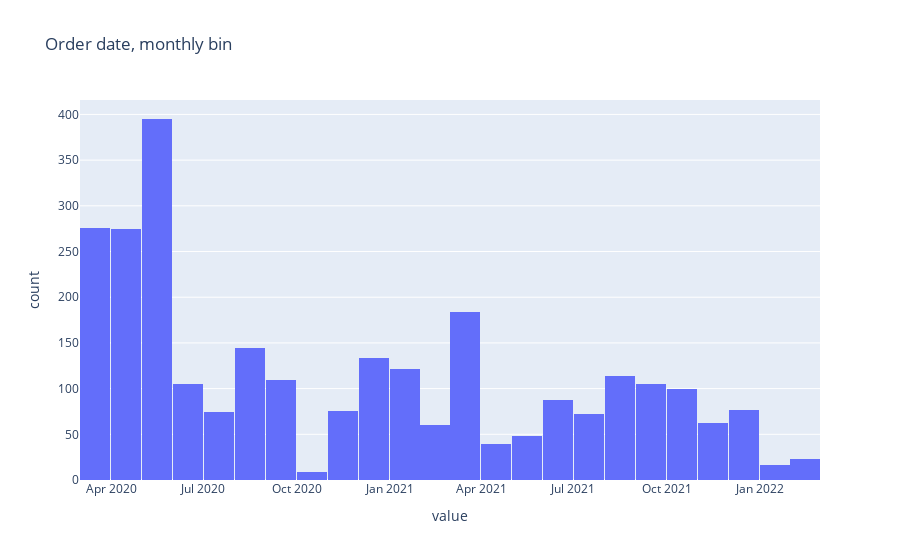

Notebook cell for this chart:
### Code cell
fig = px.histogram(dates,
                   title='Order date, monthly bin')
fig.update_layout(showlegend=False)
fig

### Figure 1 — Plotly figure (JSON) as saved in the notebook; plotly's stock layout.template omitted (floating-point values rounded to 4 significant figures; data arrays with more than 128 entries replaced by an {"elided": "..."} marker saying what was removed)
{"data": [{"alignmentgroup": "True", "bingroup": "x", "hovertemplate": "variable=ORDER_DATE<br>value=%{x}<br>count=%{y}<extra></extra>", "legendgroup": "ORDER_DATE", "marker": {"color": "#636efa", "pattern": {"shape": ""}}, "name": "ORDER_DATE", "offsetgroup": "ORDER_DATE", "orientation": "v", "showlegend": true, "type": "histogram", "x": {"elided": "2705 str values"}, "xaxis": "x", "yaxis": "y"}], "layout": {"autosize": true, "barmode": "relative", "legend": {"title": {"text": "variable"}, "tracegroupgap": 0}, "showlegend": false, "title": {"text": "Order date, monthly bin"}, "xaxis": {"anchor": "y", "autorange": true, "domain": [0, 1], "range": ["2020-03-01 06:00", "2022-03-01 06:00"], "title": {"text": "value"}, "type": "date"}, "yaxis": {"anchor": "x", "autorange": true, "domain": [0, 1], "range": [0, 415.8], "title": {"text": "count"}}}}
